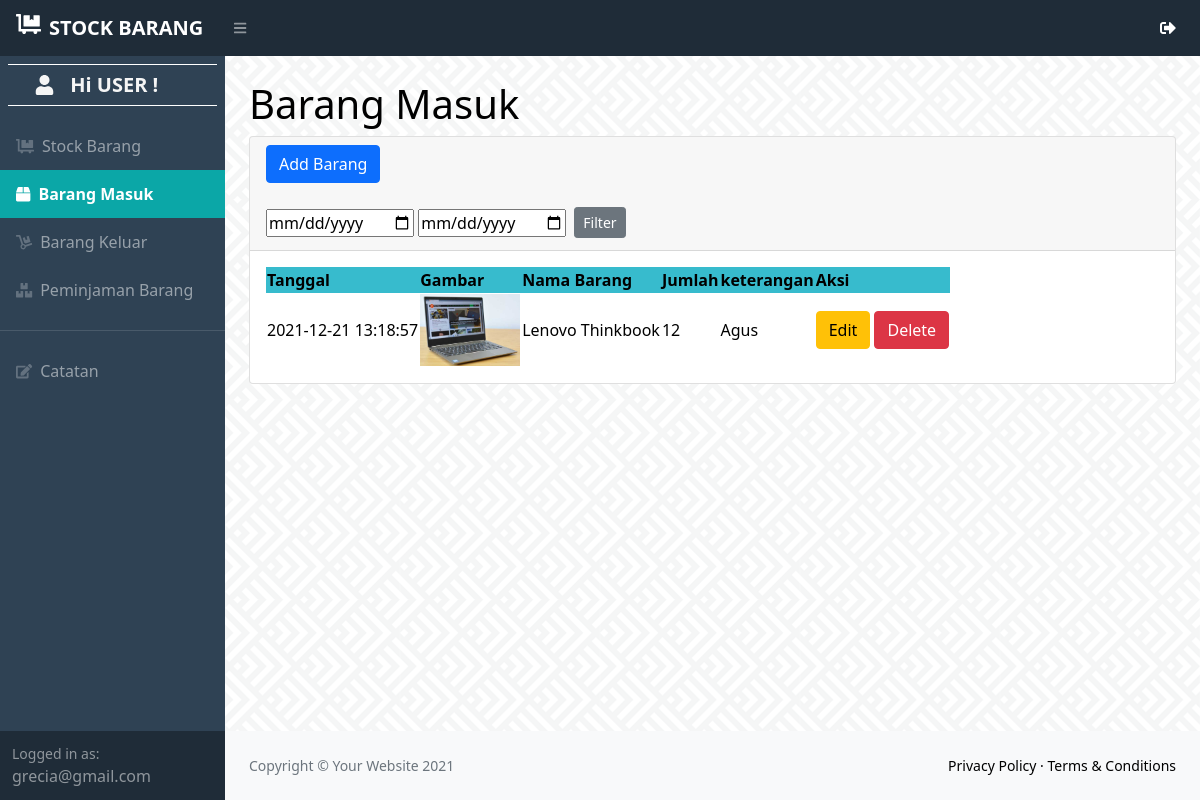
Page /user/masuk.php (signed in) on the committed database.
### tables this page shows
CREATE TABLE `masuk` (
  `idmasuk` int(11) NOT NULL,
  `idbarang` int(11) NOT NULL,
  `tanggal` timestamp NOT NULL DEFAULT current_timestamp(),
  `keterangan` varchar(25) NOT NULL,
  `qty` int(11) NOT NULL
);

CREATE TABLE `stock` (
  `idbarang` int(11) NOT NULL,
  `namabarang` varchar(50) NOT NULL,
  `deskripsi` varchar(50) NOT NULL,
  `stock` int(11) NOT NULL,
  `image` varchar(150) DEFAULT NULL
);

### user/masuk.php (the view, shortened to what this page needs)
<?php
require '../function.php';
$email = $_SESSION['email'];
?>
<!DOCTYPE html>
<html lang="en">
    <head>
        <link href="https://cdn.jsdelivr.net/npm/simple-datatables@latest/dist/style.css" rel="stylesheet" />
        <link href="css/styles.css" rel="stylesheet" />
    </head>
    <body class="sb-nav-fixed">
        <nav class="sb-topnav navbar navbar-expand navbar-dark bg-dark">
            <a class="navbar-brand ps-3" href="home.php"><i class="fas fa-dolly-flatbed me-2 mb-1"></i><b>STOCK BARANG</b></a>
            <button class="btn btn-link btn-sm order-1 order-lg-0 me-4 me-lg-0" id="sidebarToggle" href="#!"><i class="fas fa-bars"></i></button>
            <ul class="navbar-nav ms-auto me-0 me-md-3 my-2 my-md-0">
                        <i class="fas fa-sign-out-alt me-2" id="navbarDropdown" href="#" role="button" data-bs-toggle="dropdown" aria-expanded="false" style="color:white;"></i>
            </ul>
        </nav>
        <div id="layoutSidenav">
            <div id="layoutSidenav_nav">
                <nav class="sb-sidenav accordion sb-sidenav-dark" id="sidenavAccordion">
                    <div class="sb-sidenav-menu">
                        <div class="nav">
                            <span class="navbar-brand ps-4 m-2" href="home.php" style=" border-top: 1px solid white; border-bottom: 1px solid white;">
                            <i class="fas fa-user fa-fw me-2 " style="color:#F5F5F5;"></i>
                            <b style="color:#F5F5F5;">Hi USER !</b></span>
                            <a class="nav-link mt-2"  href="home.php" >
                                <div class="sb-nav-link-icon" ><i class="fas fa-dolly-flatbed"></i></div>
                               Stock Barang</b>
                            </a>
                            <a class="nav-link" href="masuk.php" style="background-color:#0ba7a7;">
                                <div class="sb-nav-link-icon" style="color:white;"><i class="fas fa-box"></i></div>
                                <b style="color:white;">Barang Masuk</b>
                            </a>
                            <a class="nav-link" href="keluar.php">
                                <div class="sb-nav-link-icon"><i class="fas fa-dolly"></i></div>
                                Barang Keluar
                            </a>
                            <a class="nav-link" href="peminjaman.php">
                                <div class="sb-nav-link-icon"><i class="fas fa-boxes"></i></div>
                                Peminjaman Barang
                            </a>
                            <hr>
                            <a class="nav-link" href="catatan.php">
                                <div class="sb-nav-link-icon"><i class="fas fa-edit"></i></div>
                                Catatan
                            </a>
                        </div>
                    </div>
                    <div class="sb-sidenav-footer">
                        <div class="small">Logged in as:</div>
                        <?=$email;?>
                    </div>
                </nav>
            </div>
            <div id="layoutSidenav_content">
                <main>
                    <div class="container-fluid px-4">
                        <h1 class="mt-4">Barang Masuk</h1>
                        <div class="card mb-4">
                            <div class="card-header">
                                 <button type="button" class="btn btn-primary" data-bs-toggle="modal" data-bs-target="#myModal">
                                    Add Barang
                                 </button>
                                 <br>
                                 <div class="row mt-4">
                                     <div class="col">
                                        <form method="post" class="form-inline">
                                            <input type="date" name="tgl_mulai" >
                                            <input type="date" name="tgl_selesai" >
                                            <button type="submit" name="filter_tgl" class="btn btn-secondary btn-sm mb-1 ms-1" >Filter</button>
                                        </form>
                                     </div>
                                 </div>
                            </div>
                            <div class="card-body">
                                <table id="datatablesSimple">
                                    <thead style="background-color:#37bbcd;">
                                        <tr>
                                            <th>Tanggal</th>
                                            <th>Gambar</th>
                                            <th>Nama Barang</th>
                                            <th>Jumlah</th>
                                            <th>keterangan</th>
                                            <th>Aksi</th>
                                        </tr>
                                    </thead>
                                    <tbody>
                                    <?php
                                    if(isset($_POST['filter_tgl'])){
                                        $mulai = $_POST['tgl_mulai'];
                                        $selesai = $_POST['tgl_selesai'];
                                        if($mulai!=null || $selesai!=null){
                                            $ambilsemuadatastock = mysqli_query($conn,"select * from masuk m, stock s where s.idbarang = m.idbarang and tanggal BETWEEN '$mulai' and DATE_ADD('$selesai', INTERVAL 1 DAY)");
                                        } else {
                                            $ambilsemuadatastock = mysqli_query($conn,"select * from masuk m, stock s where s.idbarang = m.idbarang");
                                        }
                                    } else {
                                        $ambilsemuadatastock = mysqli_query($conn,"select * from masuk m, stock s where s.idbarang = m.idbarang");
                                    }
                                        while($data=mysqli_fetch_array($ambilsemuadatastock)){
                                            $idm = $data['idmasuk'];
                                            $tanggal = $data['tanggal'];
                                            $namabarang = $data['namabarang'];
                                            $qty  = $data['qty'];
                                            $keterangan = $data['keterangan'];
                                            $gambar = $data['image'];
                                            if($gambar==null){
                                                $img = 'No Photo';
                                            } else {
                                                $img = '<img src="../images/'.$gambar.'" class="zoomable">';
                                            }
                                        ?>
                                        <tr>
                                            <td><?=$tanggal;?></td>
                                            <td><?=$img;?></td>
                                            <td><?=$namabarang;?></td>
                                            <td><?=$qty;?></td>
                                            <td><?=$keterangan;?></td>
                                            <td>
                                                <button type="button" class="btn btn-warning" data-bs-toggle="modal" data-bs-target="#edit<?=$idm;?>">
                                                    Edit
                                                </button>
                                                <button type="button" class="btn btn-danger" data-bs-toggle="modal" data-bs-target="#delete<?=$idm;?>">
                                                    Delete
                                                </button>
                                            </td>
                                        </tr>
                                        </div>
                                        <?php
                                        };
                                        ?>
                            </div>
                        </div>
                    </div>
                <footer class="py-4 bg-light mt-auto">
                    <div class="container-fluid px-4">
                        <div class="d-flex align-items-center justify-content-between small">
                            <div class="text-muted">Copyright &copy; Your Website 2021</div>
                            <div>
                                <a href="#">Privacy Policy</a>
                                &middot;
                                <a href="#">Terms &amp; Conditions</a>
                            </div>
                        </div>
                    </div>
                </footer>
            </div>
    </body>
</html>

### user/masuk.php (style rules this page uses)
.zoomable { width: 100px; }
a { text-decoration:none; color:black; }

### rows in the picture
masuk: tanggal "2021-12-21 13:18:57", idbarang.image (picture), idbarang.namabarang "Lenovo Thinkbook", qty "12", keterangan "Agus"

### other values in the picture
$email "grecia@gmail.com"
